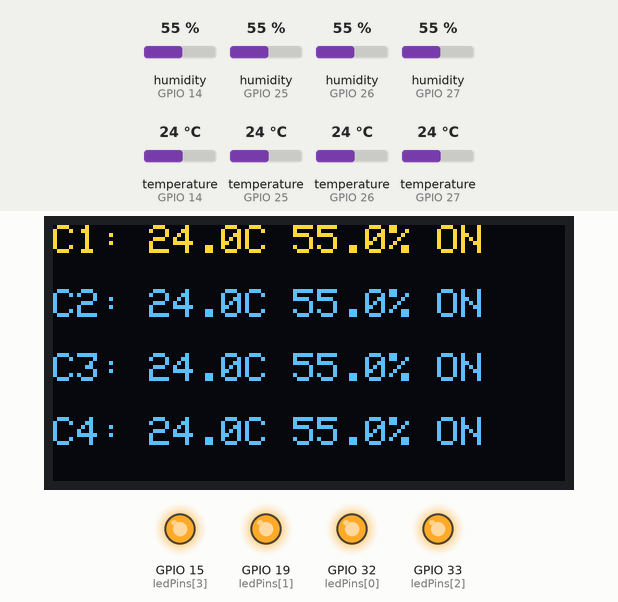
A sketch run on a simulated ESP32. On the bench: 128×64 one-colour display, output pins drawn as LEDs (lit = HIGH). The test bench sets the inputs (shaded band); at power-on: temperature (sensors on GPIO 14, GPIO 25, GPIO 26, GPIO 27) 24 °C, humidity (sensors on GPIO 14, GPIO 25, GPIO 26, GPIO 27) 55 %. The OLED is the two-colour kind (top 16 rows yellow); WiFi joins after 1.5 s; servers stay silent unless stated; no MQTT or app messages arrive unless stated; what the sketch prints to the serial monitor is not drawn.

Above: at 4.7 s.
4.8 s: temperature (sensor on GPIO 14) set to 29.4 °C
At 14.3 s:
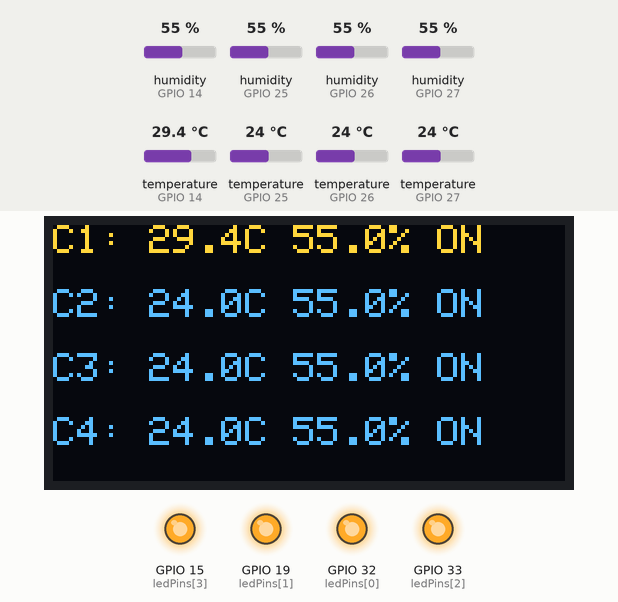
15.2 s: temperature (sensor on GPIO 14) set to 30.3 °C
At 24.9 s:
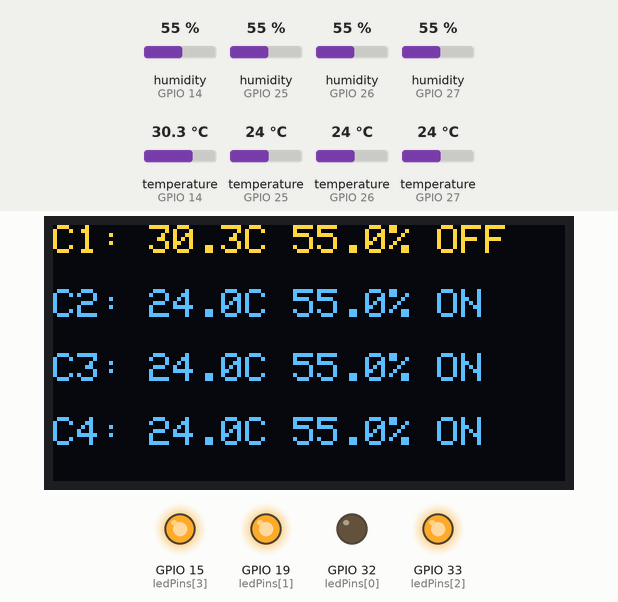
25.2 s: temperature (sensor on GPIO 25) set to 29.3 °C
At 34.8 s:
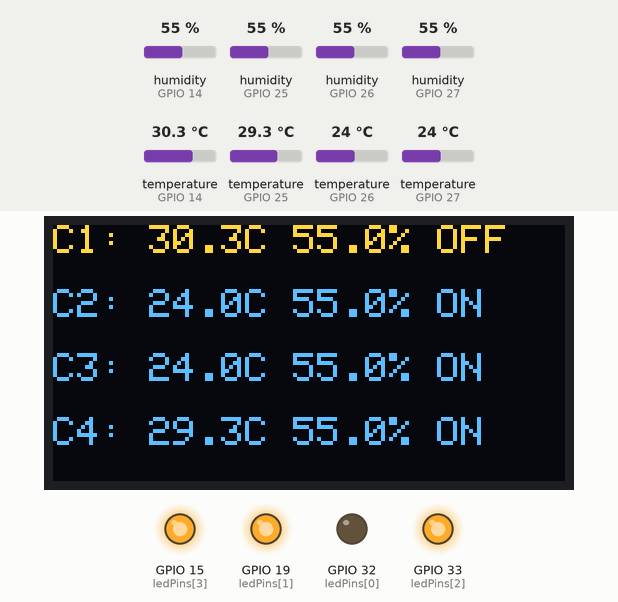
35.3 s: temperature (sensor on GPIO 25) set to 30.7 °C
At 44.5 s:
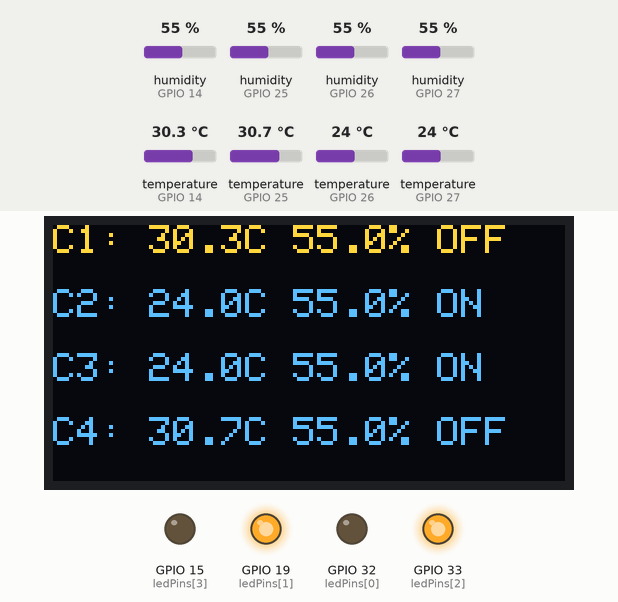
45.4 s: temperature (sensor on GPIO 26) set to 29.2 °C
At 55.1 s:
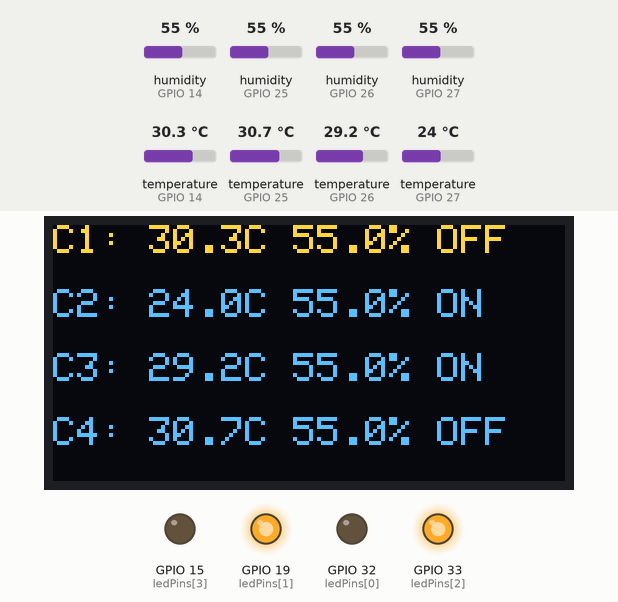
55.4 s: temperature (sensor on GPIO 26) set to 30.4 °C
At 65.0 s:
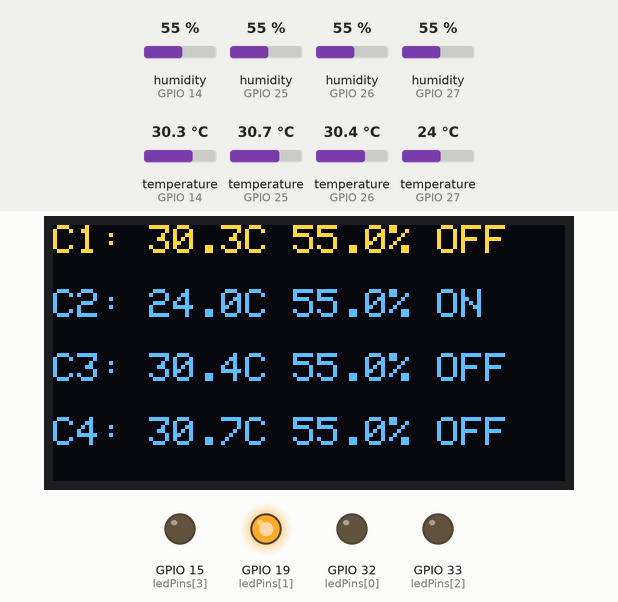
Timing chart, 0 to 66.5 s (numbered marks = the images above; inputs shaded):
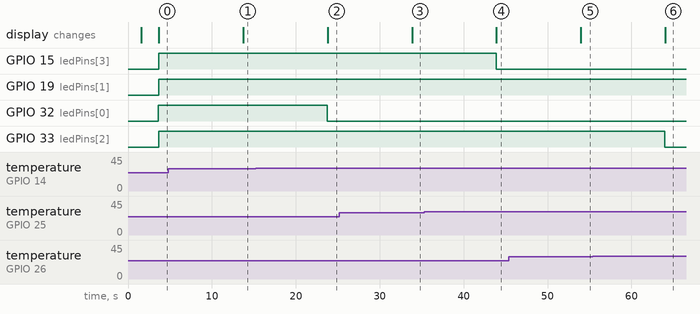

The sketch:

sketch.ino
```cpp
#include <DHT.h>
#include <WiFi.h>
#include <PubSubClient.h>
#include <Adafruit_GFX.h>
#include <Adafruit_SSD1306.h>

#define SCREEN_WIDTH 128
#define SCREEN_HEIGHT 64
#define OLED_RESET    -1
#define SCREEN_ADDRESS 0x3C

Adafruit_SSD1306 display(SCREEN_WIDTH, SCREEN_HEIGHT, &Wire, OLED_RESET);

#define DHTTYPE DHT22
const int dhtPins[4] = {14, 27, 26, 25};   // DHT22 ต่อที่ GPIO
const int ledPins[4] = {32, 19, 33, 15};    // LED ต่อที่ GPIO

DHT dhtSensors[4] = {
  DHT(dhtPins[0], DHTTYPE),
  DHT(dhtPins[1], DHTTYPE),
  DHT(dhtPins[2], DHTTYPE),
  DHT(dhtPins[3], DHTTYPE),
};

float temperatures[4];

// WiFi
const char* ssid = "Wokwi-GUEST";
const char* password = "";

// MQTT
const char* mqtt_server = "broker.hivemq.com";
WiFiClient espClient;
PubSubClient client(espClient);

void setup_wifi() {
  Serial.print("📶 Connecting to WiFi");
  WiFi.begin(ssid, password);
  while (WiFi.status() != WL_CONNECTED) {
    delay(500); Serial.print(".");
  }
  Serial.println("\n✅ WiFi connected");
  Serial.print("🔗 IP Address: "); Serial.println(WiFi.localIP());
}

void reconnect() {
  while (!client.connected()) {
    Serial.print("🔄 Connecting to MQTT...");
    if (client.connect("esp32-coop1")) {
      Serial.println("✅ MQTT connected");
    } else {
      Serial.print("❌ failed, rc="); Serial.print(client.state());
      Serial.println(" retry in 5 seconds");
      delay(5000);
    }
  }
}

void setup() {
  Serial.begin(115200);
  Wire.begin(22, 21); // ✅ เพิ่มสำหรับ OLED

  // เริ่มต้น DHT และ LED
  for (int i = 0; i < 4; i++) {
    dhtSensors[i].begin();
    pinMode(ledPins[i], OUTPUT);
    Serial.printf("✅ DHT Sensor %d เริ่มทำงานที่ GPIO %d\n", i + 1, dhtPins[i]);
  }

  setup_wifi();
  client.setServer("broker.hivemq.com", 1883);

  if (!display.begin(SSD1306_SWITCHCAPVCC, SCREEN_ADDRESS)) {
    Serial.println("❌ ไม่พบหน้าจอ OLED");
    while (true);
  }
  Serial.println("✅ หน้าจอ OLED พร้อมใช้งาน");

  display.clearDisplay();
  display.setTextSize(1);
  display.setTextColor(SSD1306_WHITE);
  display.setCursor(0, 0);
  display.println("ระบบเริ่มทำงาน...");
  display.display();
  delay(2000);
}

void loop() {
  if (!client.connected()) reconnect();
  client.loop();

display.clearDisplay();
display.setTextSize(1);
display.setTextColor(SSD1306_WHITE);

for (int i = 0; i < 4; i++) {
  float temp = dhtSensors[i].readTemperature();
  float hum = dhtSensors[i].readHumidity();
  String ledState = "OFF";

  if (!isnan(temp) && !isnan(hum)) {
    bool turnOn = temp < 30;
    digitalWrite(ledPins[i], turnOn ? HIGH : LOW);
    ledState = turnOn ? "ON" : "OFF";

    // แสดงบนจอ OLED
    display.setCursor(0, i * 16);  // แถวละ 16 px
    display.printf("C%d: %.1fC %.1f%% %s", i + 1, temp, hum, ledState.c_str());

    // ส่ง MQTT
    char topic[32];
    sprintf(topic, "chicken/coop%d/full", i + 1);

    char payload[128];
    snprintf(payload, sizeof(payload),
      "{\"coop\":\"%d\",\"temp\":%.1f,\"humidity\":%.1f,\"LED\":\"%s\"}",
      i + 1, temp, hum, ledState.c_str()
    );

    client.publish(topic, payload);
    Serial.printf("📤 Sent to %s: %s\n", topic, payload);
  } else {
    Serial.printf("❌ Coop %d: Sensor Error\n", i + 1);
    display.setCursor(0, i * 16);
    display.printf("C%d: Sensor Error", i + 1);
  }
}

display.display();  // ✅ แสดงผลจริง
Serial.println("------");
delay(10000);
}
```

Measured:
- the behaviour switches between 29.9 and 30 °C on temperature (sensor on GPIO 14) (found by bisection; images 1 and 2)
- the behaviour switches between 29.9 and 30 °C on temperature (sensor on GPIO 25) (found by bisection; images 3 and 4)
- the behaviour switches between 29.9 and 30 °C on temperature (sensor on GPIO 26) (found by bisection; images 5 and 6)
- after the input at 4.8 s, the display: changes after 8.9 s (image 1)
- after the input at 15.2 s, GPIO 32 (ledPins[0]): HIGH → LOW after 8.5 s; the display: changes after 8.6 s (image 2)
- after the input at 25.2 s, the display: changes after 8.7 s (image 3)
- after the input at 35.3 s, GPIO 15 (ledPins[3]): HIGH → LOW after 8.6 s; the display: changes after 8.6 s (image 4)
- after the input at 45.4 s, the display: changes after 8.6 s (image 5)
- after the input at 55.4 s, GPIO 33 (ledPins[2]): HIGH → LOW after 8.6 s; the display: changes after 8.6 s (image 6)
